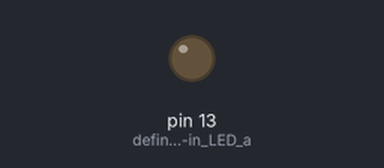
This sketch was run on a simulated Arduino Uno, built with avr-gcc and run on an emulated ATmega328P. On the bench: output pins drawn as LEDs (lit = HIGH).

Above: at 0.05 s.
At 0.45 s:
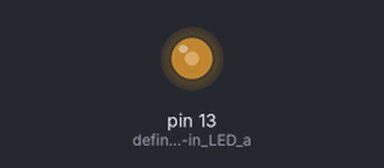
At 0.9 s:
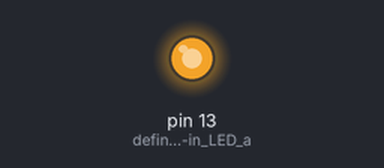
At 1.8 s:
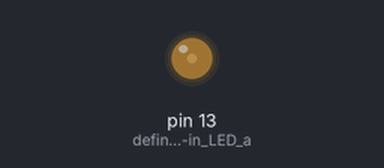
Timing chart, 0 to 4.4 s (numbered marks = the images above):
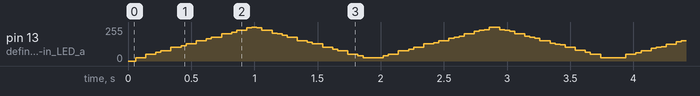

The sketch:

Led_Builtin_fun.ino
```cpp
//  BUILTIN_LED_FADE
//  This project uses repeated action of ON & OFF to adjust the brightness
//  When t=1, the LED is on for 1ms, and off for 9ms
//  This happens for 10ms (loop for p)
//  Next, as the value of t increases to 10, brightness increases
//  As t increases above 10, reverse takes place, dimming it


int t,p;                                  //  t -> to adjust brightness
                                          //  p -> time period of certain brightness

void setup() {
  pinMode(LED_BUILTIN,OUTPUT);            //  define the built-in LED as output
}

void loop() {
  for(t=1;t<=19;t++){                     //  loop for t

    for(p=0;p<10;p++){                    //  loop for p

      digitalWrite(LED_BUILTIN,HIGH);     //  LED=ON

      if(t<=10) delay(t);                 //  Using t to set increase or decrease
      else delay(20-t);

      digitalWrite(LED_BUILTIN,LOW);      //  LED=OFF

      if(t<=10) delay(10-t);
      else delay(t-10);
    }
  }
}
```
